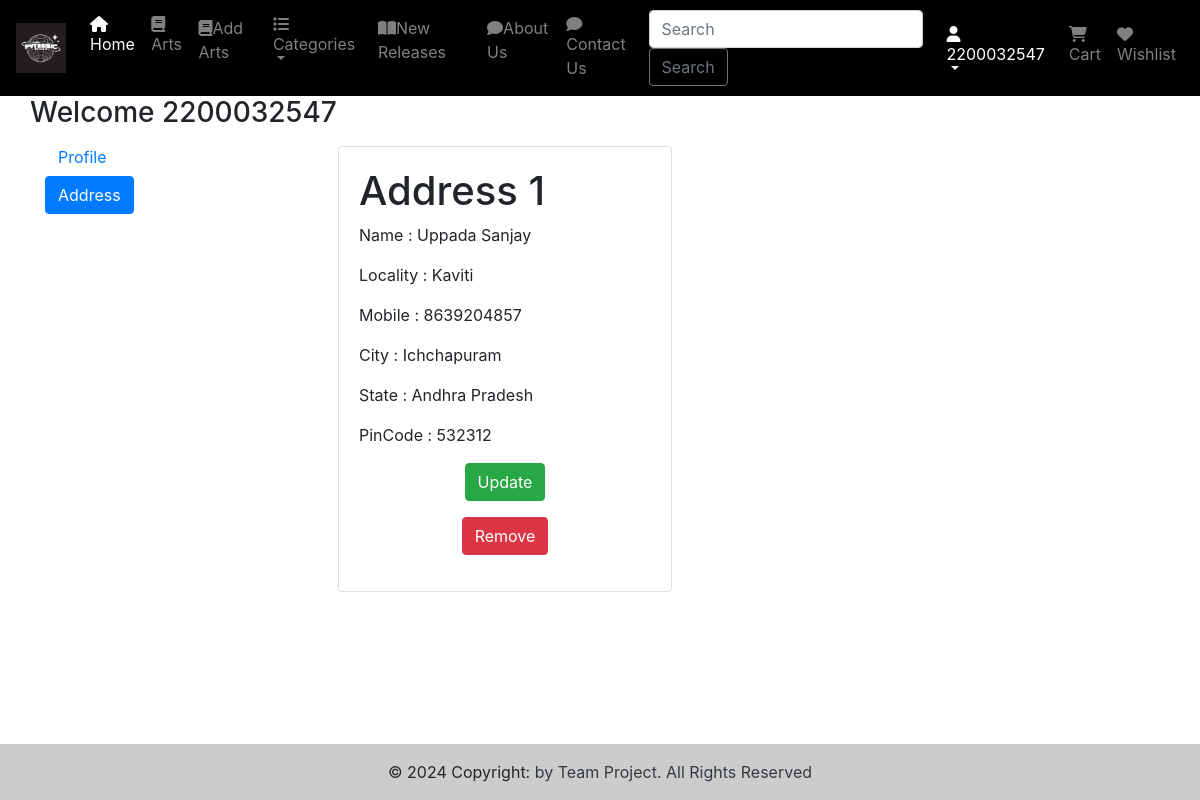
The page /address/ (signed in) on the database its author committed.
### book/models.py (models this page shows, shortened)
class Customer(models.Model):
    user = models.ForeignKey(User,on_delete=models.CASCADE)
    name = models.CharField(max_length=200)
    locality = models.CharField(max_length=200)
    city = models.CharField(max_length=50)
    mobile = models.BigIntegerField(default=0)
    pincode = models.IntegerField()
    state = models.CharField(choices=STATE_CHOICES,max_length=100)

### book/views.py (the view)
# urls.py: path('address/', address, name='address'),
def address(request):
    add = Customer.objects.filter(user=request.user)
    return render(request, 'address.html', locals())

### templates/address.html (shortened to what this page needs)
{% extends 'projectnavbar.html' %}
{% load static %}
{% block main-content %}
<br/><br/>
<div class="container my-5">
    <div class="row">
        <h3>Welcome <span class="text-capitalize">{{request.user}}</span></h3>
    </div>
    <div class="row">
        <div class="col-sm-2 border-end">
            <ul class="list-unstyled">
                <li class="d-grid"><a href="{% url 'profile' %}" class="btn">Profile</a></li>
                <li class="d-grid"><a href="{% url 'address' %}" class="btn btn-primary">Address</a></li>
            </ul>
        </div>
        <div class="col-sm-8 offset-sm-1">
            <div class="row">
                {%for ad in add %}
                <div class="col-sm-6">
                    <div class="card m-2">
                        <div class="card-body">
                            <h1>Address {{forloop.counter}}</h1>
                            <p>Name : {{ad.name}}</p>
                            <p>Locality  : {{ad.locality}}</p>
                            <p>Mobile : {{ad.mobile}}</p>
                            <p>City : {{ad.city}}</p>
                            <p>State : {{ad.state}}</p>
                            <p>PinCode : {{ad.pincode}}</p>
                            <p class="text-center"><a href="{% url 'updateaddress' pk=ad.id %}" type="button" class="btn btn-success">Update</a></p>
                            <p class="text-center"><a href="{% url 'deleteaddress' pk=ad.id %}" type="button" class="btn btn-danger">Remove</a></p>
                        </div>
                    </div>
                </div>
                {% endfor %}
            </div>
        </div>
    </div>
</div>
{% endblock main-content %}

### templates/projectnavbar.html (shortened to what this page needs)
{% load static %}
<html lang="en">
<head>
    <link rel="stylesheet" href="https://maxcdn.bootstrapcdn.com/bootstrap/4.0.0/css/bootstrap.min.css">
    <link rel="stylesheet" href="https://cdnjs.cloudflare.com/ajax/libs/font-awesome/5.15.3/css/all.min.css">
  <link rel="stylesheet" href="{% static 'css/style.css' %}">
</head>
<body>
<nav class="navbar navbar-expand-lg navbar-dark fixed-top" style="background-color: #000000;">
  <a class="navbar-brand" href="#">
    <img src="{% static 'images/logo.png'%}" width="50" height="50"/>
  </a>
  <div class="collapse navbar-collapse" id="navbarSupportedContent">
    <ul class="navbar-nav mr-auto">
      {% if request.user.is_authenticated %}
      <li class="nav-item active">
        <a class="nav-link" href="{% url 'home' %}"><i class="fa-solid fa-house"></i>Home <span class="sr-only">(current)</span></a>
      </li>
      <li class="nav-item">
        <a class="nav-link" href="{% url 'all_books_view' %}"><i class="fa-solid fa-book"></i>Arts</a>
      </li>
      <li class="nav-item">
        <a class="nav-link" href="{% url 'add_books' %}"><i class="fa-solid fa-book"></i>Add Arts</a>
      </li>
      <li class="nav-item dropdown">
        <a class="nav-link dropdown-toggle" href="#" id="navbarDropdown" role="button" data-toggle="dropdown" aria-haspopup="true" aria-expanded="false"><i class="fa-solid fa-list"></i>
          Categories
        </a>
      </li>
      <li class="nav-item">
        <a class="nav-link" href="{% url 'all_books_view' %}"><i class="fa-solid fa-book-open"></i>New Releases</a>
      </li>
      <li class="nav-item">
        <a class="nav-link" href="{% url 'about' %}"><i class="fa-solid fa-comment"></i>About Us</a>
      </li>
      <li class="nav-item">
        <a class="nav-link" href="{% url 'contact' %}"><i class="fa-solid fa-comment"></i>Contact Us</a>
      </li>
    </ul>
    <form class="form-inline my-2 my-lg-0">
      <input class="form-control mr-sm-2" type="search" placeholder="Search" aria-label="Search">
      <button class="btn btn-outline-secondary my-2 my-sm-0" type="submit">Search</button>
    </form>
  </div>
  <ul class="navbar-nav me-auto mb-2 mb-lg-0">
    <li class="nav-item dropdown mx-2">
      <a class="nav-link dropdown-toggle text-white" href="#" id="profileDropdown" role="button" data-toggle="dropdown" aria-haspopup="true" aria-expanded="false"><i class="fa-solid fa-user"></i>{{request.user}}</a>
    </li>
    <li class="nav-item">
        <a class="nav-link" href="{% url 'showcart' %}"><i class="fa-solid fa-cart-shopping"></i>Cart</a>
      </li>
    <li class="nav-item">
        <a class="nav-link" href="#"><i class="fa-solid fa-heart"></i>Wishlist</a>
      </li>
    {% endif %}
  </ul>
</nav>
{% block main-content %}{% endblock main-content %}
<footer class="text-center text-lg-start fixed-bottom" style="background-color: #;">
  <div class="text-center p-3" style="background-color: rgba(0, 0, 0, 0.2);">
    © 2024 Copyright:
    <a class="text-dark" href="https://newerp.kluniversity.in/"> by Team Project. All Rights Reserved</a>
  </div>
</footer>
</body>
</html>

### rows shown on the page
Customer: name "Uppada Sanjay", locality "Kaviti", mobile "8639204857", city "Ichchapuram", state "Andhra Pradesh", pincode "532312"

### other values the page prints
{{ request.user }} "2200032547"
